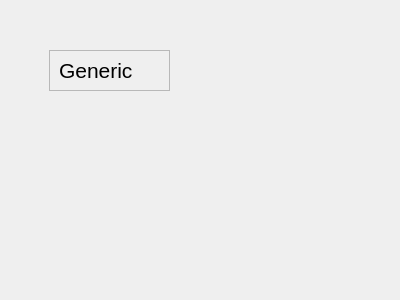
<?xml version="1.0" encoding="UTF-8"?>
<ui version="4.0">
 <class>Form</class>
 <widget class="QWidget" name="Form">
  <property name="geometry">
   <rect>
    <x>0</x>
    <y>0</y>
    <width>400</width>
    <height>300</height>
   </rect>
  </property>
  <property name="windowTitle">
   <string>Form</string>
  </property>
  <widget class="QFrame" name="frame">
   <property name="geometry">
    <rect>
     <x>49</x>
     <y>50</y>
     <width>121</width>
     <height>41</height>
    </rect>
   </property>
   <property name="frameShape">
    <enum>QFrame::StyledPanel</enum>
   </property>
   <property name="frameShadow">
    <enum>QFrame::Raised</enum>
   </property>
   <layout class="QHBoxLayout" name="horizontalLayout">
    <item>
     <widget class="QLabel" name="label">
      <property name="font">
       <font>
        <pointsize>16</pointsize>
       </font>
      </property>
      <property name="text">
       <string>Generic</string>
      </property>
     </widget>
    </item>
   </layout>
  </widget>
 </widget>
 <resources/>
 <connections/>
</ui>
